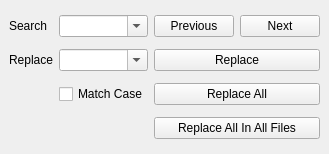
  <widget class="QDockWidget" name="searchReplaceDockWidget">
   <property name="minimumSize">
    <size>
     <width>307</width>
     <height>154</height>
    </size>
   </property>
   <property name="maximumSize">
    <size>
     <width>500</width>
     <height>500</height>
    </size>
   </property>
   <property name="focusPolicy">
    <enum>Qt::NoFocus</enum>
   </property>
   <property name="visible">
    <bool>true</bool>
   </property>
   <property name="floating">
    <bool>true</bool>
   </property>
   <property name="allowedAreas">
    <set>Qt::NoDockWidgetArea</set>
   </property>
   <property name="windowTitle">
    <string notr="true">Search &amp; Replace</string>
   </property>
   <attribute name="dockWidgetArea">
    <number>4</number>
   </attribute>
   <widget class="QWidget" name="dockWidgetContents">
    <layout class="QHBoxLayout" name="horizontalLayout_3">
     <item>
      <layout class="QGridLayout" name="gridLayout_4">
       <item row="0" column="1">
        <widget class="QComboBox" name="searchComboBox">
         <property name="focusPolicy">
          <enum>Qt::WheelFocus</enum>
         </property>
         <property name="editable">
          <bool>true</bool>
         </property>
         <property name="currentIndex">
          <number>-1</number>
         </property>
         <property name="insertPolicy">
          <enum>QComboBox::InsertAtTop</enum>
         </property>
         <property name="sizeAdjustPolicy">
          <enum>QComboBox::AdjustToMinimumContentsLength</enum>
         </property>
        </widget>
       </item>
       <item row="1" column="1">
        <widget class="QComboBox" name="replaceComboBox">
         <property name="focusPolicy">
          <enum>Qt::WheelFocus</enum>
         </property>
         <property name="editable">
          <bool>true</bool>
         </property>
         <property name="insertPolicy">
          <enum>QComboBox::InsertAtTop</enum>
         </property>
         <property name="sizeAdjustPolicy">
          <enum>QComboBox::AdjustToMinimumContentsLength</enum>
         </property>
        </widget>
       </item>
       <item row="0" column="2">
        <layout class="QHBoxLayout" name="horizontalLayout_4">
         <item>
          <widget class="QPushButton" name="findPreviousButton">
           <property name="focusPolicy">
            <enum>Qt::StrongFocus</enum>
           </property>
           <property name="text">
            <string>Previous</string>
           </property>
          </widget>
         </item>
         <item>
          <widget class="QPushButton" name="findNextButton">
           <property name="text">
            <string>Next</string>
           </property>
          </widget>
         </item>
        </layout>
       </item>
       <item row="1" column="2">
        <widget class="QPushButton" name="replaceButton">
         <property name="text">
          <string>Replace</string>
         </property>
        </widget>
       </item>
       <item row="2" column="1">
        <widget class="QCheckBox" name="matchCaseCheckBox">
         <property name="text">
          <string>Match Case</string>
         </property>
        </widget>
       </item>
       <item row="2" column="2">
        <widget class="QPushButton" name="replaceAllButton">
         <property name="text">
          <string>Replace All</string>
         </property>
        </widget>
       </item>
       <item row="3" column="2">
        <widget class="QPushButton" name="replaceAllInAllButton">
         <property name="text">
          <string>Replace All In All Files</string>
         </property>
        </widget>
       </item>
       <item row="0" column="0">
        <widget class="QLabel" name="label">
         <property name="text">
          <string>Search</string>
         </property>
        </widget>
       </item>
       <item row="1" column="0">
        <widget class="QLabel" name="label_2">
         <property name="text">
          <string>Replace</string>
         </property>
        </widget>
       </item>
      </layout>
     </item>
    </layout>
   </widget>
  </widget>
